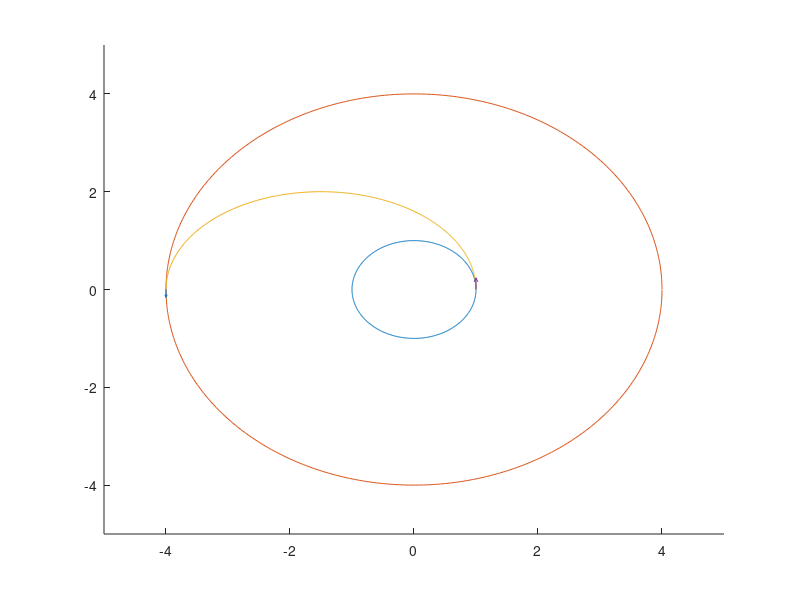

The MATLAB source for this figure:
clc;clear;
v1=1;
mu=1;
v2=0.5;
r1=mu/v1^2;
r2=mu/v2^2;
R=r2/r1;
if R<11.938
    fprintf('The Hohmann transfer is the most efficient\n')
end

%Finds properties of the transfer orbit
eT=(r2-r1)/(r2+r1);
aT=(r1+r2)/2;
pT=aT*(1-eT^2);
nuT=0:0.01:pi;
radiusT=pT./(1+eT*cos(nuT));
[xT,yT]=pol2cart(nuT,radiusT);

%Finds delta V
dv1=sqrt(mu/r1)*(sqrt((2*R)/(1+R))-1);
dv2=sqrt(mu/r1)*sqrt(1/R)*(1-sqrt((2)/(1+R)));

%Finds coords of circular orbits
nu=0:0.01:2*pi;
radius1=zeros(1,length(nu));
radius1(:)=r1;
radius2=zeros(1,length(nu));
radius2(:)=r2;
[x1,y1]=pol2cart(nu,radius1);
[x2,y2]=pol2cart(nu,radius2);

hold on
plot(x1,y1,x2,y2,xT,yT)
quiver(xT(1),yT(1),0,dv1)
quiver(xT(length(nuT)),yT(length(nuT)),0,-dv2)
axis([-5 5 -5 5])
set(gcf,'position',[300,300,500,500])